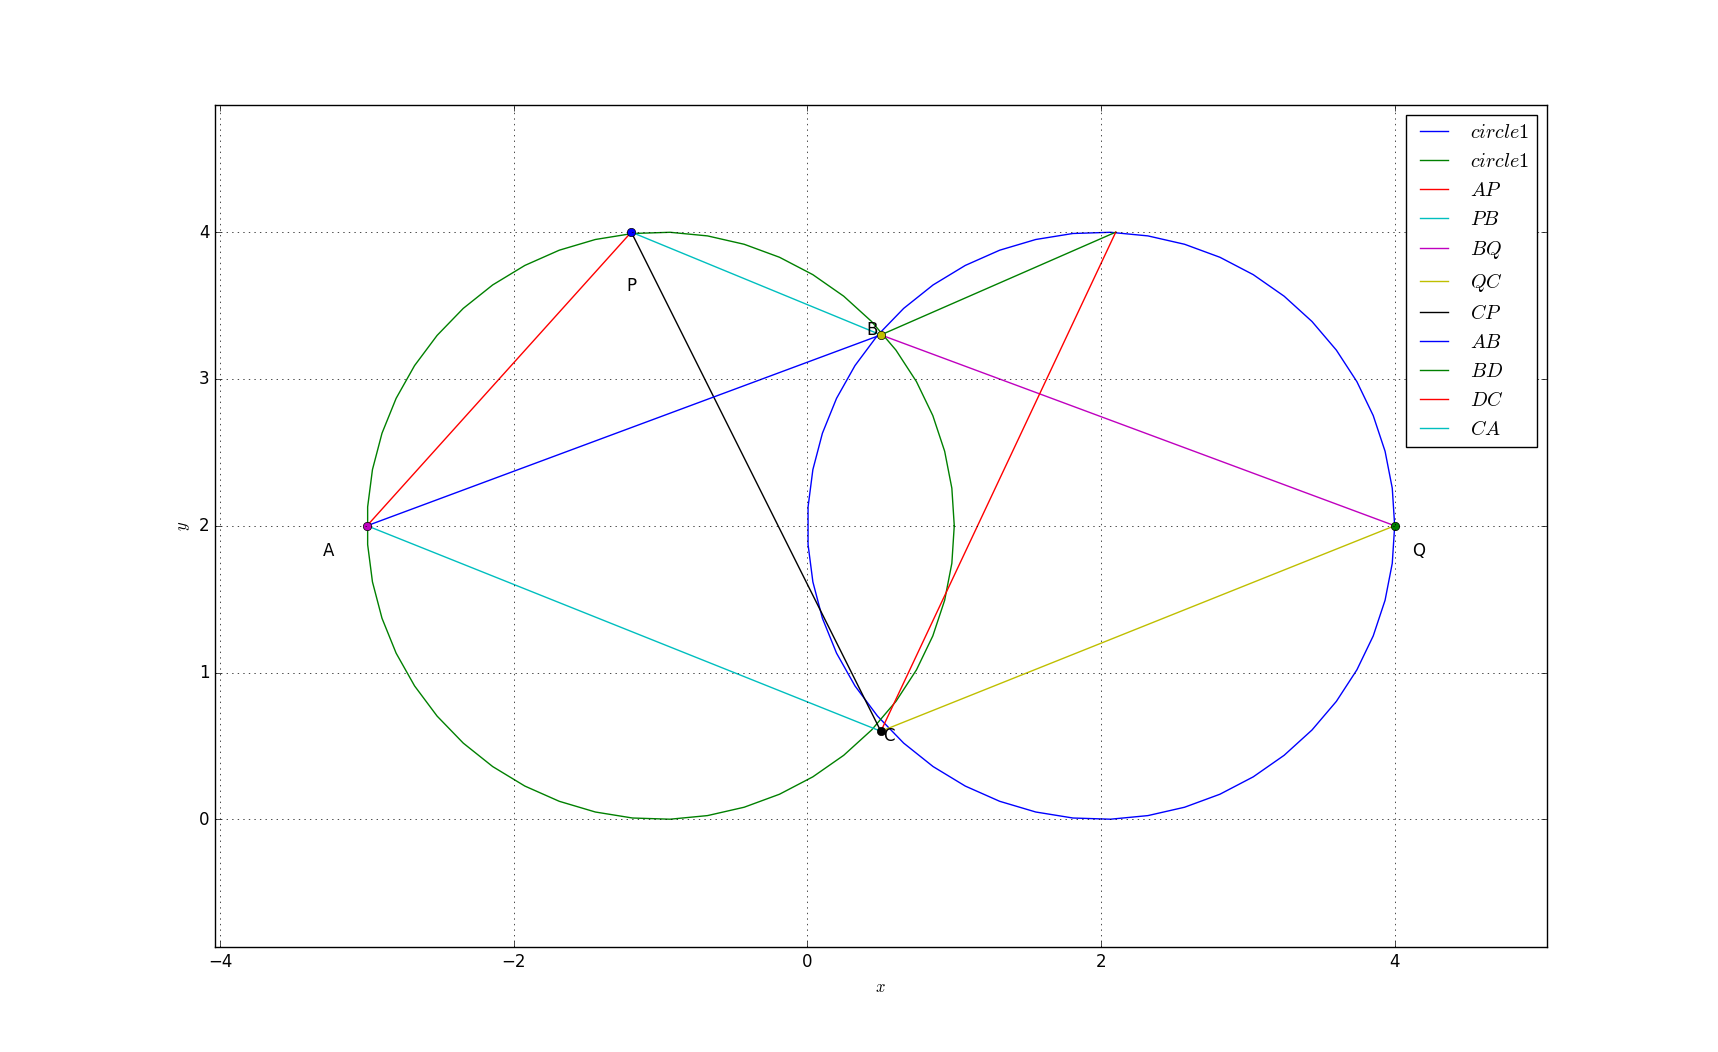

Source code (Python):
import numpy as np
import matplotlib.pyplot as plt
from coeffs import *
#from circumcentre import  ccircle
#if using termux
#import subprocess
#import shlex
#end if


len = 50
A = np.array([-3,2]) 
B = np.array([0.5,3.3]) 
C = np.array([0.5,0.6])
Q = np.array([4,2])
D= np.array([2.1,4])
P = np.array([-1.2,4])
O=np.array([2,2])

r1=2
O1=np.array([-1,2])
r2=2
 
theta = np.linspace(0,2*np.pi,len)
x_circ1 = np.zeros((2,len))
x_circ1[0,:] = r1*np.cos(theta)
x_circ1[1,:] = r1*np.sin(theta)
x_circ1 = (x_circ1.T + O).T

x_circ2 = np.zeros((2,len))
x_circ2[0,:] = r2*np.cos(theta)
x_circ2[1,:] = r2*np.sin(theta)
x_circ2 = (x_circ2.T + O1).T
#Generating all lines
x_AP = line_gen(A,P)
x_PB = line_gen(P,B)
x_BQ = line_gen(B,Q)
x_QC = line_gen(Q,C)
x_CP = line_gen(C,P)
x_AB = line_gen(A,B)
x_BD = line_gen(B,D)
x_DC = line_gen(D,C)
x_CA = line_gen(C,A)
plt.plot(x_circ1[0,:],x_circ1[1,:],label='$circle1$')
plt.plot(x_circ2[0,:],x_circ2[1,:],label='$circle1$')

#Plotting all line
plt.plot(x_AP[0,:],x_AP[1,:],label='$AP$')
plt.plot(x_PB[0,:],x_PB[1,:],label='$PB$')
plt.plot(x_BQ[0,:],x_BQ[1,:],label='$BQ$')
plt.plot(x_QC[0,:],x_QC[1,:],label='$QC$')
plt.plot(x_CP[0,:],x_CP[1,:],label='$CP$')
plt.plot(x_AB[0,:],x_AB[1,:],label='$AB$')
plt.plot(x_BD[0,:],x_BD[1,:],label='$BD$')
plt.plot(x_DC[0,:],x_DC[1,:],label='$DC$')
plt.plot(x_CA[0,:],x_CA[1,:],label='$CA$')
plt.plot(A[0], A[1], 'o')
plt.text(A[0] * (1 + 0.1), A[1] * (1 - 0.1) , 'A')
plt.plot(B[0], B[1], 'o')
plt.text(B[0] * (1 - 0.2), B[1] * (1) , 'B')
plt.plot(C[0], C[1], 'o')
plt.text(C[0] * (1 + 0.03), C[1] * (1 - 0.1) , 'C')
plt.plot(P[0], P[1], 'o')
plt.text(P[0] * (1 + 0.03), P[1] * (1 - 0.1) , 'P')
plt.plot(Q[0], Q[1], 'o')
plt.text(Q[0] * (1 + 0.03), Q[1] * (1 - 0.1) , 'Q')

plt.xlabel('$x$')
plt.ylabel('$y$')
plt.legend(loc='upper right')
plt.grid() # minor
plt.axis('equal')

#if using termux
#plt.savefig('./figs/circle/circumcircle.pdf')
#plt.savefig('./figs/circle/circumcircle.eps')
#subprocess.run(shlex.split("termux-open ./figs/circle/circumcircle.pdf"))
#else
plt.show()
